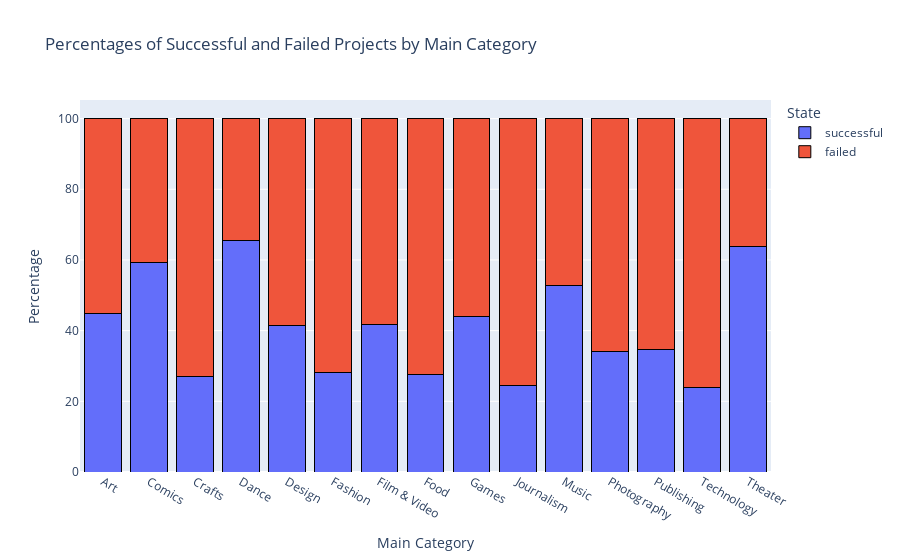

This figure's notebook cell:
### Code cell
rate_success_cat = (
    df[df["state"] == "successful"].groupby(["main_category"]).count()["ID"]
    / df.groupby(["main_category"]).count()["ID"]
    * 100
)
rate_failed_cat = (
    df[df["state"] == "failed"].groupby(["main_category"]).count()["ID"]
    / df.groupby(["main_category"]).count()["ID"]
    * 100
)

success_df = rate_success_cat.reset_index()
success_df.columns = ["main_category", "rate"]
success_df["state"] = "successful"

failed_df = rate_failed_cat.reset_index()
failed_df.columns = ["main_category", "rate"]
failed_df["state"] = "failed"

rate_df = pd.concat([success_df, failed_df])

fig4 = px.bar(
    rate_df,
    x="main_category",
    y="rate",
    color="state",
    title="Percentages of Successful and Failed Projects by Main Category",
    labels={"main_category": "Main Category", "rate": "Percentage", "state": "State"},
)

fig4.update_layout(barmode="stack")

fig4.update_traces(textfont_size=12, marker_line_width=1, marker_line_color="black")

fig4.show()

### Figure 1 — Plotly figure (JSON) as saved in the notebook; plotly's stock layout.template omitted (floating-point values rounded to 4 significant figures)
{"data": [{"alignmentgroup": "True", "hovertemplate": "State=successful<br>Main Category=%{x}<br>Percentage=%{y}<extra></extra>", "legendgroup": "successful", "marker": {"color": "#636efa", "line": {"color": "black", "width": 1}, "pattern": {"shape": ""}}, "name": "successful", "offsetgroup": "successful", "orientation": "v", "showlegend": true, "textfont": {"size": 12}, "textposition": "auto", "type": "bar", "x": ["Art", "Comics", "Crafts", "Dance", "Design", "Fashion", "Film & Video", "Food", "Games", "Journalism", "Music", "Photography", "Publishing", "Technology", "Theater"], "xaxis": "x", "y": [44.89, 59.14, 27.05, 65.44, 41.59, 28.28, 41.79, 27.59, 43.89, 24.39, 52.66, 34.11, 34.7, 23.79, 63.8], "yaxis": "y"}, {"alignmentgroup": "True", "hovertemplate": "State=failed<br>Main Category=%{x}<br>Percentage=%{y}<extra></extra>", "legendgroup": "failed", "marker": {"color": "#EF553B", "line": {"color": "black", "width": 1}, "pattern": {"shape": ""}}, "name": "failed", "offsetgroup": "failed", "orientation": "v", "showlegend": true, "textfont": {"size": 12}, "textposition": "auto", "type": "bar", "x": ["Art", "Comics", "Crafts", "Dance", "Design", "Fashion", "Film & Video", "Food", "Games", "Journalism", "Music", "Photography", "Publishing", "Technology", "Theater"], "xaxis": "x", "y": [55.11, 40.86, 72.95, 34.56, 58.41, 71.72, 58.21, 72.41, 56.11, 75.61, 47.34, 65.89, 65.3, 76.21, 36.2], "yaxis": "y"}], "layout": {"barmode": "stack", "legend": {"title": {"text": "State"}, "tracegroupgap": 0}, "title": {"text": "Percentages of Successful and Failed Projects by Main Category"}, "xaxis": {"anchor": "y", "domain": [0, 1], "title": {"text": "Main Category"}}, "yaxis": {"anchor": "x", "domain": [0, 1], "title": {"text": "Percentage"}}}}
